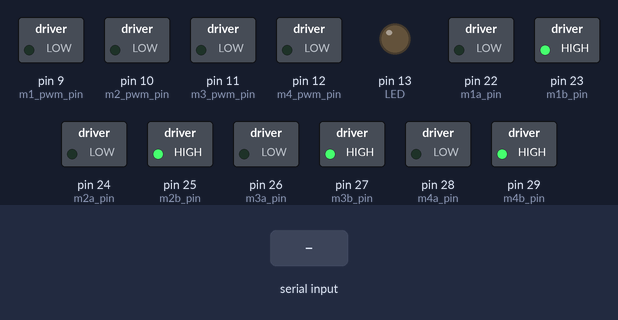
This sketch was run on a simulated Arduino Mega 2560, built with avr-gcc and run on an emulated ATmega2560. Parts: switched loads named in the sketch (green lamp = pin HIGH), output pins drawn as LEDs (lit = HIGH). The inputs (shaded band) are chosen by the test bench. What the sketch prints to the serial monitor is not drawn.

Above: at 1.2 s.
1.3 s: "-\n" received over the second serial link
At 1.8 s:
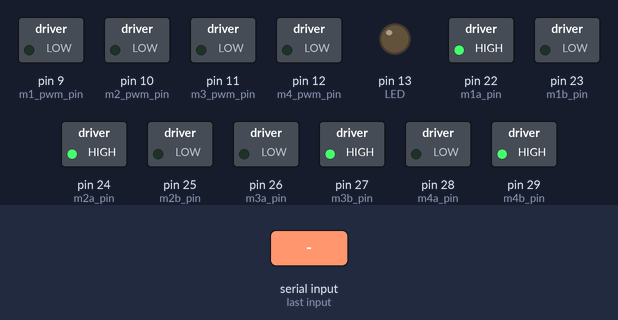
2.8 s: "90,45,200\n" received over the second serial link
At 3.3 s:
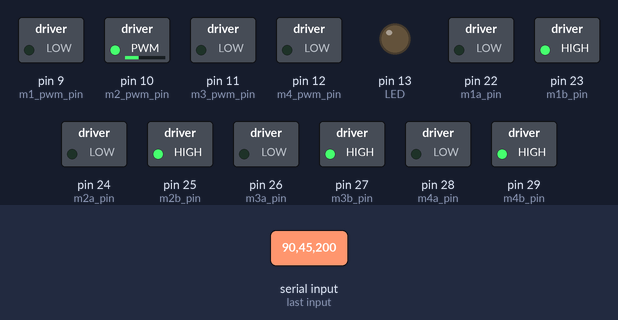
4.3 s: "90\n" received over the second serial link
At 5.4 s:
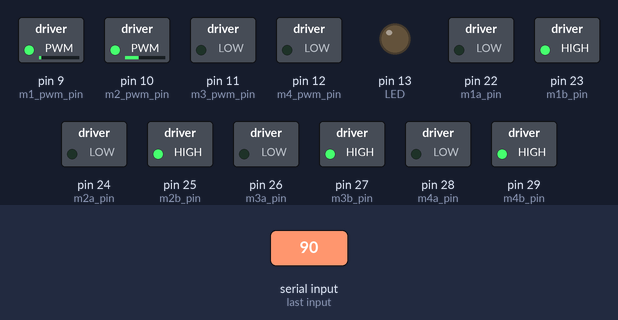
5.8 s: "1,90,45\n" received over the second serial link
At 6.7 s:
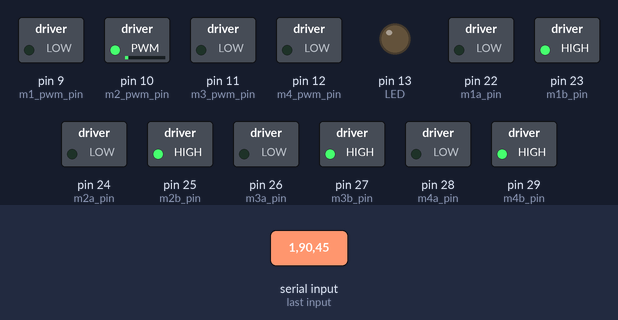
7.3 s: "5\n" received over the second serial link
At 7.6 s:
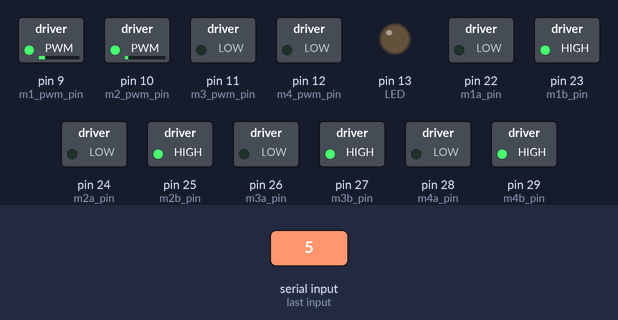
8.8 s: "90,45\n" received over the second serial link
At 10.1 s:
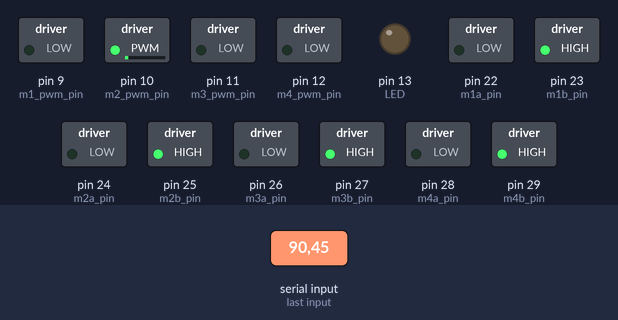
Timing chart, 0 to 11.3 s (numbered marks = the images above; inputs shaded):
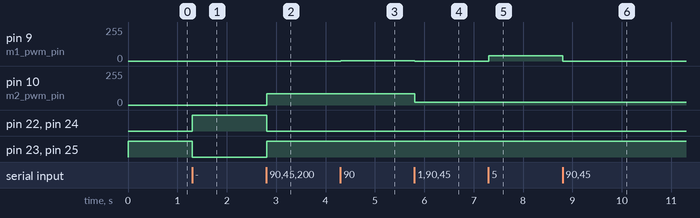

The sketch:

receiver.ino
```cpp
#include <Wire.h>

#define m1_pwm_pin 9
#define m2_pwm_pin 10
#define m3_pwm_pin 11
#define m4_pwm_pin 12

#define m1a_pin    22
#define m1b_pin    23
#define m2a_pin    24
#define m2b_pin    25
#define m3a_pin    26
#define m3b_pin    27
#define m4a_pin    28
#define m4b_pin    29

#define debug false
#define printData true

#define SensorPin A0            //pH meter Analog output to Arduino Analog Input 0
#define Offset 0.00            //deviation compensate
#define LED 13
#define samplingInterval 20
#define printInterval 800
#define ArrayLenth  40    //times of collection

int pHArray[ArrayLenth];   //Store the average value of the sensor feedback
int pHArrayIndex=0;

String j1_xValue, j1_yValue, j1_bValue, j2_xValue, j2_yValue, j2_bValue;
bool is_j1_xValue_neg, is_j1_yValue_neg, is_j1_bValue_neg, is_j2_xValue_neg, is_j2_yValue_neg, is_j2_bValue_neg;

const byte numChars = 25;
char receivedChars[numChars];   // an array to store the received data

bool newData = false;


void setup() {

    //Init Serials
    Serial.begin(9600);
    while(!Serial);
    Serial1.begin(9600);
    while(!Serial1);
    Wire.begin();
    Serial.println("Comm OK!");

    pinMode(LED,OUTPUT);

    //Init pwm Pins
    pinMode(m1_pwm_pin, OUTPUT);
    pinMode(m2_pwm_pin, OUTPUT);
    pinMode(m3_pwm_pin, OUTPUT);
    pinMode(m4_pwm_pin, OUTPUT);

    //Init Motors Pins
    pinMode(m1a_pin, OUTPUT);
    pinMode(m1b_pin, OUTPUT);
    pinMode(m2a_pin, OUTPUT);
    pinMode(m2b_pin, OUTPUT);
    pinMode(m3a_pin, OUTPUT);
    pinMode(m3b_pin, OUTPUT);
    pinMode(m4a_pin, OUTPUT);
    pinMode(m4b_pin, OUTPUT);

    //Stop Motors
    analogWrite(m1_pwm_pin, 0);
    analogWrite(m2_pwm_pin, 0);
    analogWrite(m3_pwm_pin, 0);
    analogWrite(m4_pwm_pin, 0);

    //Motor to same direction
    digitalWrite(m1a_pin, LOW);
    digitalWrite(m1b_pin, HIGH);
    digitalWrite(m2a_pin, LOW);
    digitalWrite(m2b_pin, HIGH);
    digitalWrite(m3a_pin, LOW);
    digitalWrite(m3b_pin, HIGH);
    digitalWrite(m4a_pin, LOW);
    digitalWrite(m4b_pin, HIGH);
}


void loop() {
    recvWithEndMarker();
    moveROV(receivedChars);
}


void recvWithEndMarker() {
    static byte ndx = 0;
    char endMarker = '\n';
    char rc;

    while (Serial1.available() > 0 && newData == false) {
        rc = Serial1.read();

        if (rc != endMarker) {
            receivedChars[ndx] = rc;
            ndx++;
        }
        else {
            receivedChars[ndx] = '\0'; // terminate the string
            ndx = 0;
            newData = true;
        }
    }
}

void moveROV(String data){

 if (newData == true) {

     receivedChars[0]  == '-' ? is_j1_xValue_neg = true : is_j1_xValue_neg = false;
     receivedChars[5]  == '-' ? is_j1_yValue_neg = true : is_j1_yValue_neg = false;
     receivedChars[12] == '-' ? is_j2_xValue_neg = true : is_j2_xValue_neg = false;
     receivedChars[17] == '-' ? is_j2_yValue_neg = true : is_j2_yValue_neg = false;

     j1_xValue = String(String(receivedChars[1]) + String(receivedChars[2]) + String(receivedChars[3]));
     j1_yValue = String(String(receivedChars[6]) + String(receivedChars[7]) + String(receivedChars[8]));
     j1_bValue = String(receivedChars[10]);
     j2_xValue = String(String(receivedChars[13]) + String(receivedChars[14]) + String(receivedChars[15]));
     j2_yValue = String(String(receivedChars[18]) + String(receivedChars[19]) + String(receivedChars[20]));
     j2_bValue = String(receivedChars[22]);

     int j1x_mapped = map(j1_xValue.toInt(), 0, 600, 0, 255);
     int j1y_mapped = map(j1_yValue.toInt(), 0, 600, 0, 255);
     int j2x_mapped = map(j2_xValue.toInt(), 0, 600, 0, 255);

    //Up, Down
     if (is_j2_xValue_neg){
       digitalWrite(m3a_pin, HIGH);
       digitalWrite(m3b_pin, LOW);
       digitalWrite(m4a_pin, HIGH);
       digitalWrite(m4b_pin, LOW);
       if(debug) Serial.println("DOWN");
     }else{
       digitalWrite(m3a_pin, LOW);
       digitalWrite(m3b_pin, HIGH);
       digitalWrite(m4a_pin, LOW);
       digitalWrite(m4b_pin, HIGH);
      if(debug) Serial.println("UP");
     }
     analogWrite(m3_pwm_pin, j2x_mapped);
     analogWrite(m4_pwm_pin, j2x_mapped);


     //Forward, Backward
     if (is_j1_xValue_neg){
       digitalWrite(m1a_pin, HIGH);
       digitalWrite(m1b_pin, LOW);
       digitalWrite(m2a_pin, HIGH);
       digitalWrite(m2b_pin, LOW);
       if(debug) Serial.println("REVERSE");
     }else{
       digitalWrite(m1a_pin, LOW);
       digitalWrite(m1b_pin, HIGH);
       digitalWrite(m2a_pin, LOW);
       digitalWrite(m2b_pin, HIGH);
       if(debug) Serial.println("FORWARD");
     }

      if (j1_yValue.toInt() <= 15){
        analogWrite(m1_pwm_pin, j1x_mapped);
        analogWrite(m2_pwm_pin, j1x_mapped);
        if(debug) Serial.println("TOLERANCE");
      }else{
        if(is_j1_yValue_neg){
          analogWrite(m1_pwm_pin, j1y_mapped);
          analogWrite(m2_pwm_pin, j1x_mapped);
          if(debug) Serial.println("ESQUERDA");
        }else{
          analogWrite(m1_pwm_pin, j1x_mapped);
          analogWrite(m2_pwm_pin, j1y_mapped);
          if(debug) Serial.println("DIREITA");
        }
      }
  }
  newData = false;
}

double avergearray(int* arr, int number){
  int i;
  int max,min;
  double avg;
  long amount=0;
  if(number<=0){
    Serial.println("Error number for the array to avraging!/n");
    return 0;
  }
  if(number<5){   //less than 5, calculated directly statistics
    for(i=0;i<number;i++){
      amount+=arr[i];
    }
    avg = amount/number;
    return avg;
  }else{
    if(arr[0]<arr[1]){
      min = arr[0];max=arr[1];
    }
    else{
      min=arr[1];max=arr[0];
    }
    for(i=2;i<number;i++){
      if(arr[i]<min){
        amount+=min;        //arr<min
        min=arr[i];
      }else {
        if(arr[i]>max){
          amount+=max;    //arr>max
          max=arr[i];
        }else{
          amount+=arr[i]; //min<=arr<=max
        }
      }//if
    }//for
    avg = (double)amount/(number-2);
  }//if
  return avg;
}
```

Measured:
- after the input at 1.3 s, pin 22 (m1a_pin), pin 24 (m2a_pin): LOW → HIGH at once; pin 23 (m1b_pin), pin 25 (m2b_pin): HIGH → LOW at once
- after the input at 2.8 s, pin 10 (m2_pwm_pin): 0/255 → 85/255 at once; pin 22 (m1a_pin), pin 24 (m2a_pin): HIGH → LOW at once; pin 23 (m1b_pin), pin 25 (m2b_pin): LOW → HIGH at once
- after the input at 4.3 s, pin 9 (m1_pwm_pin): 0/255 → 1/255 at once
- after the input at 5.8 s, pin 9 (m1_pwm_pin): 1/255 → 0/255 at once; pin 10 (m2_pwm_pin): 85/255 → 21/255 at once
- after the input at 7.3 s, pin 9 (m1_pwm_pin): 0/255 → 38/255 at once
- after the input at 8.8 s, pin 9 (m1_pwm_pin): 38/255 → 0/255 at once
